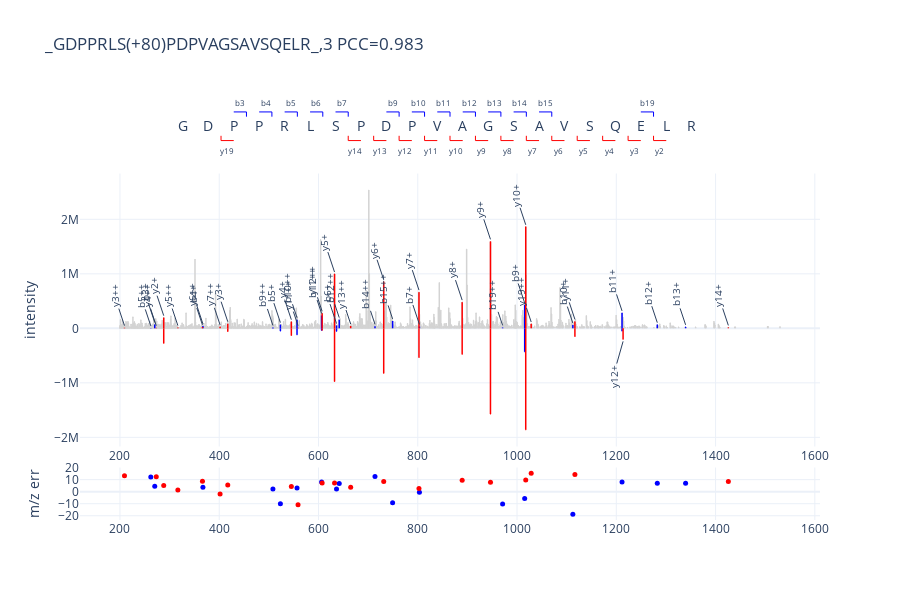

Notebook source saved alongside this figure:
### Code cell
model_mgr.verbose = False
ms_viz.remove_unlabeled_fragments = False
pep_frag_df = ms_viz.predict_one_pep_frag_df(psm)
ms2_fig = ms_viz.plot_mirror_ms2(
    pep_frag_df,
    plot_unmatched_peaks=True,
)
ms2_fig.show()
